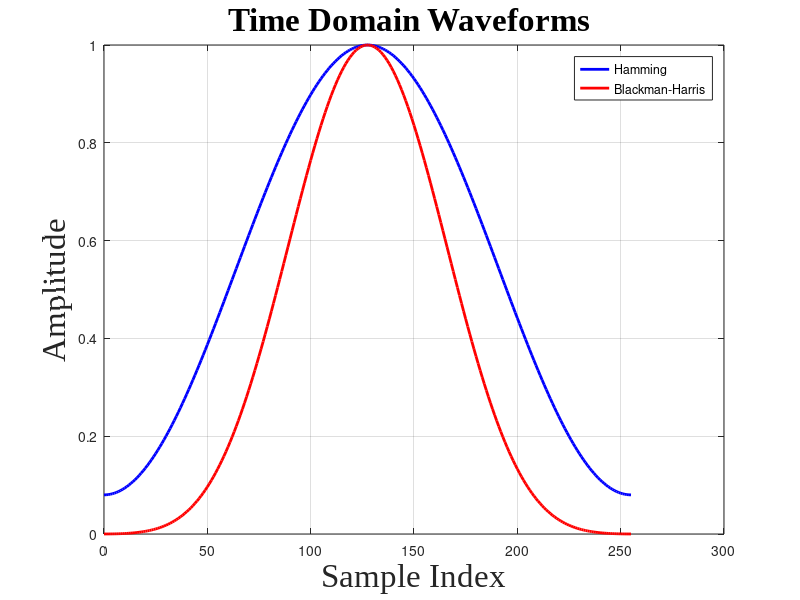

Here is the MATLAB script that generated this plot: (Note: this script raises an error after producing the figure.)
%% Part 1: Time Domain Comparison
clc; clear; close all;

% 1. Parameters
N = 256;                     % Window Length
t = (0:N-1)';               % Sample Index

% 2. Generate Windows
w_hamming = hamming(N);     % Hamming Window
w_bh = blackmanharris(N);   % Blackman-Harris Window

% 3. Plotting
figure('Name', 'Time Domain Comparison', 'Color', 'w', 'NumberTitle', 'off', 'Position', [100, 100, 800, 600]);
plot(t, w_hamming, 'b', 'LineWidth', 2); hold on;
plot(t, w_bh, 'r', 'LineWidth', 2);
grid on;

% 4. Formatting (English & Times New Roman)
title(['Time Domain Waveforms '], 'FontSize', 24, 'FontName', 'Times New Roman', 'FontWeight', 'bold');
xlabel('Sample Index', 'FontSize', 24, 'FontName', 'Times New Roman');
ylabel('Amplitude', 'FontSize', 24, 'FontName', 'Times New Roman');

% Set Legend
lgd = legend('Hamming', 'Blackman-Harris', 'Location', 'NorthEast');
lgd.FontSize = 24;
lgd.FontName = 'Times New Roman';

% Set Axes Font
set(gca, 'FontSize', 24, 'FontName', 'Times New Roman');
axis tight;

%% Part 2: Frequency Domain Comparison
% Note: For high resolution frequency analysis, we usually use a larger N.
% If you want to keep N=64 from above, keep it. 
% If you want to analyze N=8192 as discussed previously, change N below.


% Regenerate windows for the new N
w_hamming = hamming(N);
w_bh = blackmanharris(N);

% 1. Compute Spectrum
NFFT = 4 * N;                     % Zero-padding for smooth curve
f = (0:NFFT/2)*(1/NFFT);          % Normalized Frequency (0 to 0.5)

% FFT Calculation
H_hamming = fft(w_hamming, NFFT);
H_bh = fft(w_bh, NFFT);

% Convert to dB
mag_hamming = 20*log10(abs(H_hamming(1:NFFT/2+1)));
mag_bh = 20*log10(abs(H_bh(1:NFFT/2+1)));

% Normalize to 0dB peak
mag_hamming = mag_hamming - max(mag_hamming);
mag_bh = mag_bh - max(mag_bh);

% 2. Plotting
figure('Name', 'Frequency Response Comparison', 'Color', 'w', 'NumberTitle', 'off', 'Position', [100, 100, 800, 600]);
plot(f, mag_hamming, 'b', 'LineWidth', 2); hold on;
plot(f, mag_bh, 'r', 'LineWidth', 2);
grid on;

% 3. Formatting (English & Times New Roman)
title(['Frequency Response '], 'FontSize', 24, 'FontName', 'Times New Roman', 'FontWeight', 'bold');
xlabel('Normalized Frequency (\times\pi rad/sample)', 'FontSize', 24, 'FontName', 'Times New Roman');
ylabel('Magnitude (dB)', 'FontSize', 24, 'FontName', 'Times New Roman');

% Set Legend
lgd = legend('Hamming', 'Blackman-Harris', 'Location', 'NorthEast');
lgd.FontSize = 24;
lgd.FontName = 'Times New Roman';

% Set Axes Font
set(gca, 'FontSize', 24, 'FontName', 'Times New Roman');

% 4. Axis Limits
ylim([-160 20]); % Show deep sidelobes
xlim([0 0.5]);   % From DC to Nyquist
